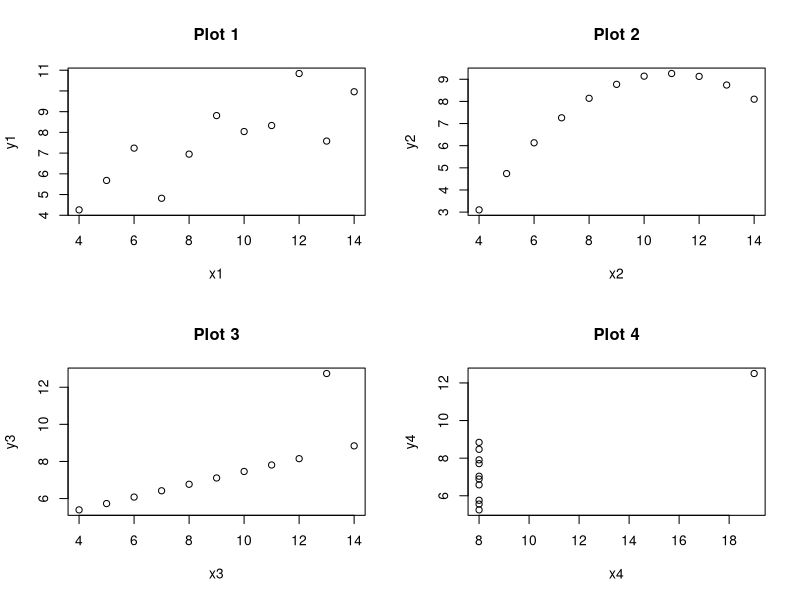

Source code (R):
# Reference : "Mastering Machine Learning with R", Cory Lesmeister


# Looking into Anscombe Dataset
# This was made to emphasize the importance of Outliers

# This contains 4 pairs of X and Y
data("anscombe")
attach(anscombe)
anscombe


# Checking correlations for each pairs
# Both x,y pairs have correlations of 0.816
cor(x1, y1)
cor(x2, y2)
cor(x3, y3)
cor(x4, y4)


# Plotting all 4 pairs
par(mfrow = c(2,2)) # Drawing 2x2 Gridlines
plot(x1, y1, main = "Plot 1")
plot(x2, y2, main = "Plot 2")
plot(x3, y3, main = "Plot 3")
plot(x4, y4, main = "Plot 4")


# Checking each plots, every pair has different plotting shape (They all have same correlation)
# It means we cannot solely depend on Correlations



